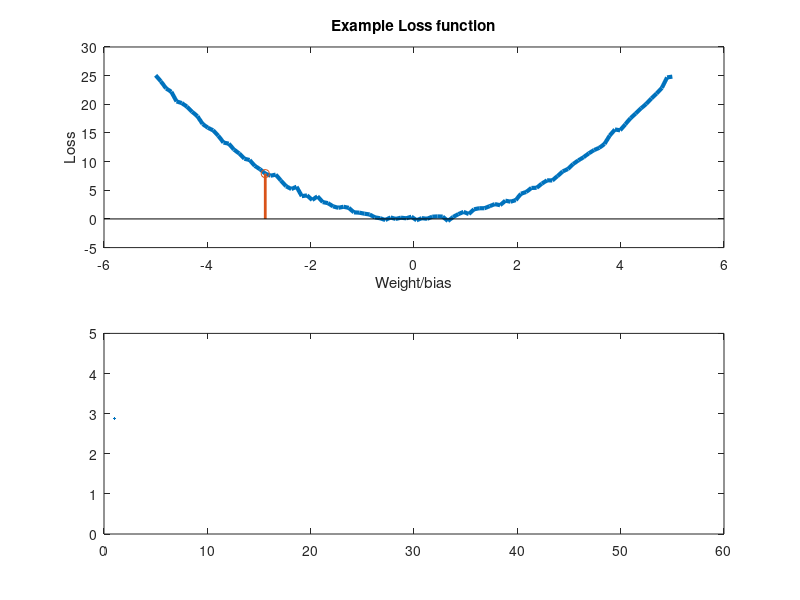

Source code (MATLAB): (Note: this script raises an error after producing the figure.)
%% Set up the problem
% Here is an example loss function, where we will play with the learning
% rate of the gradient descent algorithm

learningRate = 0.75;
% Rate too low:     0.03
% Rate too high:    10
% Good rate:        0.73
axisCorners = [0 60 0 5];

x = linspace(-5,5,100);
y = x.^2 + 0.3 * randn(size(x));

figure
subplot(2,1,1)
plot(x,y,'LineWidth',3)
title('Example Loss function')
xlabel('Weight/bias')
ylabel('Loss')

%% Initialize the algorithm at a specific weight value
hold on
a = 22;
x_ = x(a);
stem(x_,y(a), 'LineWidth', 2)
hold off

b = abs(x_);
subplot(2,1,2)
plot(1,b,'LineWidth',2)
axis(axisCorners)

%% Run one step of the gradient descent algorithm
% This section can be executed repeatedly to continue the algorithm
gradF = gradient(y);
subplot(2,1,1)
hold on
x_ = x_ - learningRate * gradF(a);
a = findClosestIndex(x_,x);
stem(x(a), y(a), 'LineWidth', 2)
hold off

subplot(2,1,2)
b(end+1) = abs(x(a));
plot(1:numel(b),b,'LineWidth',2)
axis(axisCorners)
title('Loss vs. iteration')
xlabel('Iteration')
ylabel('Loss')

%% Run a whole batch of the gradient descent algorithm
for ii = 1:50
    gradF = gradient(y);
    subplot(2,1,1)
    hold on
    x_ = x_ - learningRate * gradF(a);
    a = findClosestIndex(x_,x);
    stem(x(a), y(a), 'LineWidth', 2)
    hold off

    subplot(2,1,2)
    b(end+1) = abs(x(a));
    plot(1:numel(b),b,'LineWidth',2)
    axis(axisCorners)
    title('Loss vs. iteration')
    xlabel('Iteration')
    ylabel('Loss')
    
    pause(0.2)
    drawnow
end

%% Helper functions
function a = findClosestIndex(x_,x)
    [~, a] = min((x_ - x).^2);
end